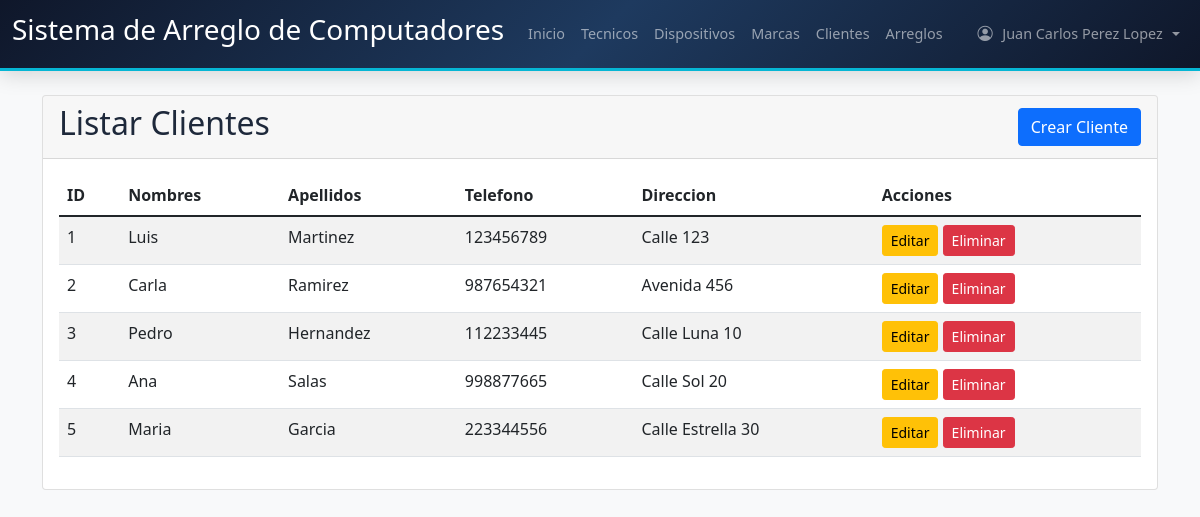
The page /Codigo/cliente.php (signed in) on the database its author committed.
### tables this page shows
CREATE TABLE Cliente (
  idCliente INT NOT NULL AUTO_INCREMENT,
  Primer_Nombre VARCHAR(45) NOT NULL, 
  Primer_Apellido VARCHAR(45) NOT NULL, 
  Telefono VARCHAR(45) NOT NULL, 
  Direccion VARCHAR(100) NOT NULL,
  PRIMARY KEY (idCliente)
);

### Codigo/cliente.php (the view, shortened to what this page needs)
<?php
include("conexion.php");
function obtenerClientes($conn) {
    $sql = "SELECT * FROM Cliente";
    $result = $conn->query($sql);
    return $result->fetch_all(MYSQLI_ASSOC);
}
$clientes = obtenerClientes($conn);
?>
<!DOCTYPE html>
<html lang="es">
<head>
    <link href="https://cdn.jsdelivr.net/npm/bootstrap@5.1.3/dist/css/bootstrap.min.css" rel="stylesheet">
    <link href="https://cdn.jsdelivr.net/npm/bootstrap-icons@1.11.3/font/bootstrap-icons.min.css" rel="stylesheet">
    <link href="estils.css" rel="stylesheet">
</head>
<body class="bg-light">
    <?php include 'navbar.php'; ?>
    <div class="container mt-4">
        <div class="card">
            <div class="card-header d-flex justify-content-between align-items-center">
                <h2>Listar Clientes</h2>
                <button type="button" class="btn btn-primary" data-bs-toggle="modal" data-bs-target="#crearClienteModal">
                    Crear Cliente
                </button>
            </div>
            <div class="card-body">
                <div class="table-responsive">
                    <table class="table table-striped">
                        <thead>
                            <tr>
                                <th>ID</th>
                                <th>Nombres</th>
                                <th>Apellidos</th>
                                <th>Telefono</th>
                                <th>Direccion</th>
                                <th>Acciones</th>
                            </tr>
                        </thead>
                        <tbody id="clientesTablaBody">
                            <?php foreach ($clientes as $cliente): ?>
                            <tr>
                                <td><?php echo $cliente['idCliente']; ?></td>
                                <td><?php echo htmlspecialchars($cliente['Primer_Nombre']); ?></td>
                                <td><?php echo htmlspecialchars($cliente['Primer_Apellido']); ?></td>
                                <td><?php echo htmlspecialchars($cliente['Telefono']); ?></td>
                                <td><?php echo htmlspecialchars($cliente['Direccion']); ?></td>
                                <td>
                                    <button type="button" class="btn btn-sm btn-warning" data-bs-toggle="modal" data-bs-target="#editarClienteModal<?php echo $cliente['idCliente']; ?>">
                                        Editar
                                    </button>
                                    <a href="?eliminar=<?php echo $cliente['idCliente']; ?>" class="btn btn-sm btn-danger" onclick="return confirm('¿Estas seguro de que quieres eliminar este cliente?')">Eliminar</a>
                                </td>
                            </tr>
                            <?php endforeach; ?>
                        </tbody>
                    </table>
                </div>
            </div>
        </div>
    </div>
</body>
</html>

### Codigo/estils.css (style rules this page uses)
:root { --color-primary: #2563eb; --color-primary-dark: #1d4ed8; --color-primary-light: #dbeafe; --color-secondary: #0f172a; --color-accent: #06b6d4; --color-accent-light: #cffafe; --color-success: #10b981; --color-success-light: #d1fae5; --color-danger: #ef4444; --color-danger-light: #fee2e2; --color-warning: #f59e0b; --color-warning-light: #fef3c7; --color-orange: #f97316; --color-orange-light: #ffedd5; --color-purple: #8b5cf6; --color-purple-light: #ede9fe; --color-pink: #ec4899; --color-pink-light: #fce7f3; --color-bg: #f1f5f9; --color-white: #ffffff; --color-text: #1e293b; --color-text-muted: #64748b; --color-border: #e2e8f0; --shadow-sm: 0 1px 3px rgba(0, 0, 0, 0.06), 0 1px 2px rgba(0, 0, 0, 0.04); --shadow-md: 0 4px 6px rgba(0, 0, 0, 0.05), 0 10px 15px rgba(0, 0, 0, 0.08); --shadow-lg: 0 10px 25px rgba(0, 0, 0, 0.08), 0 20px 48px rgba(0, 0, 0, 0.06); --radius: 0.625rem; --radius-lg: 0.875rem; --transition: all 0.2s ease; }
*, *::before, *::after { box-sizing: border-box; }
html { -webkit-text-size-adjust: 100%; scroll-behavior: smooth; }
body { background-color: var(--color-bg); font-family: 'Segoe UI', system-ui, -apple-system, 'Helvetica Neue', sans-serif; color: var(--color-text); min-height: 100vh; margin: 0; padding: 0; overflow-x: hidden; display: flex; flex-direction: column; }
html { scrollbar-color: var(--color-primary) var(--color-bg); scrollbar-width: none; }
.table-responsive { overflow-x: auto; -webkit-overflow-scrolling: touch; scrollbar-width: thin; scrollbar-color: var(--color-border) transparent; }

### rows shown on the page
cliente: idCliente "1", Primer_Nombre "Luis", Primer_Apellido "Martinez", Telefono "123456789", Direccion "Calle 123"
cliente: idCliente "2", Primer_Nombre "Carla", Primer_Apellido "Ramirez", Telefono "987654321", Direccion "Avenida 456"
cliente: idCliente "3", Primer_Nombre "Pedro", Primer_Apellido "Hernandez", Telefono "112233445", Direccion "Calle Luna 10"
cliente: idCliente "4", Primer_Nombre "Ana", Primer_Apellido "Salas", Telefono "998877665", Direccion "Calle Sol 20"
cliente: idCliente "5", Primer_Nombre "Maria", Primer_Apellido "Garcia", Telefono "223344556", Direccion "Calle Estrella 30"

### other values the page prints
$_SESSION['tecnico'] "Juan Carlos Perez Lopez"
